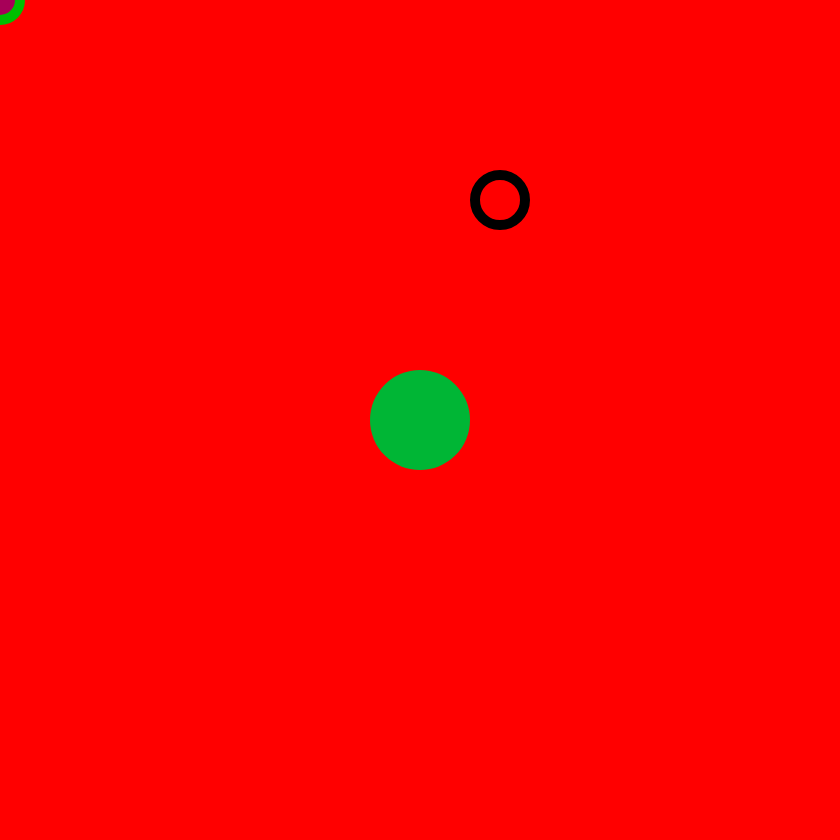
Frame 1 (no input)
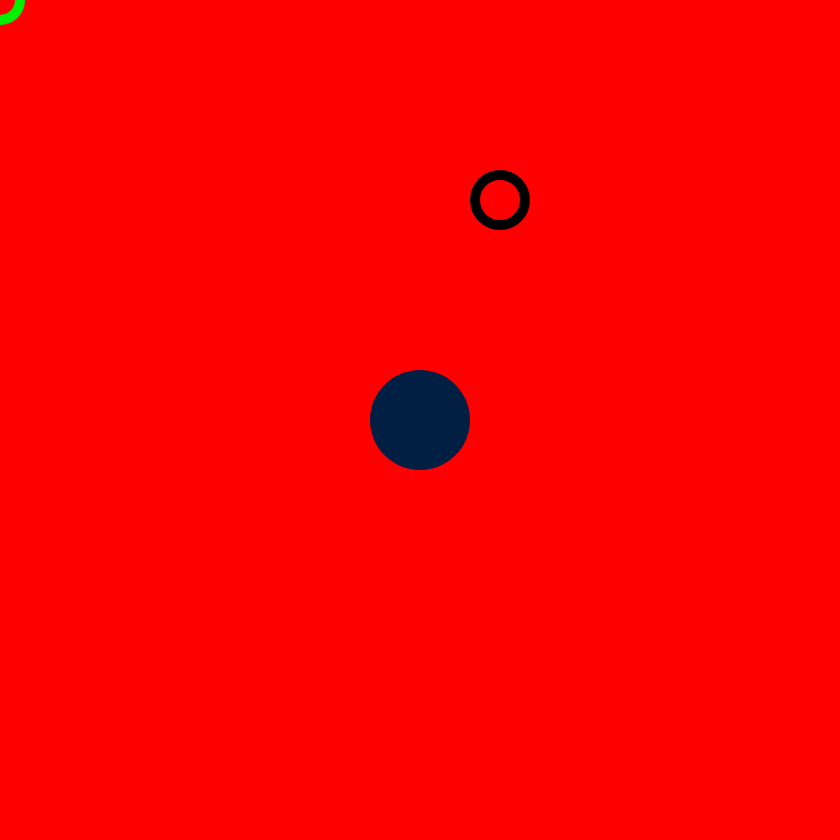
Frame 60 (no input)
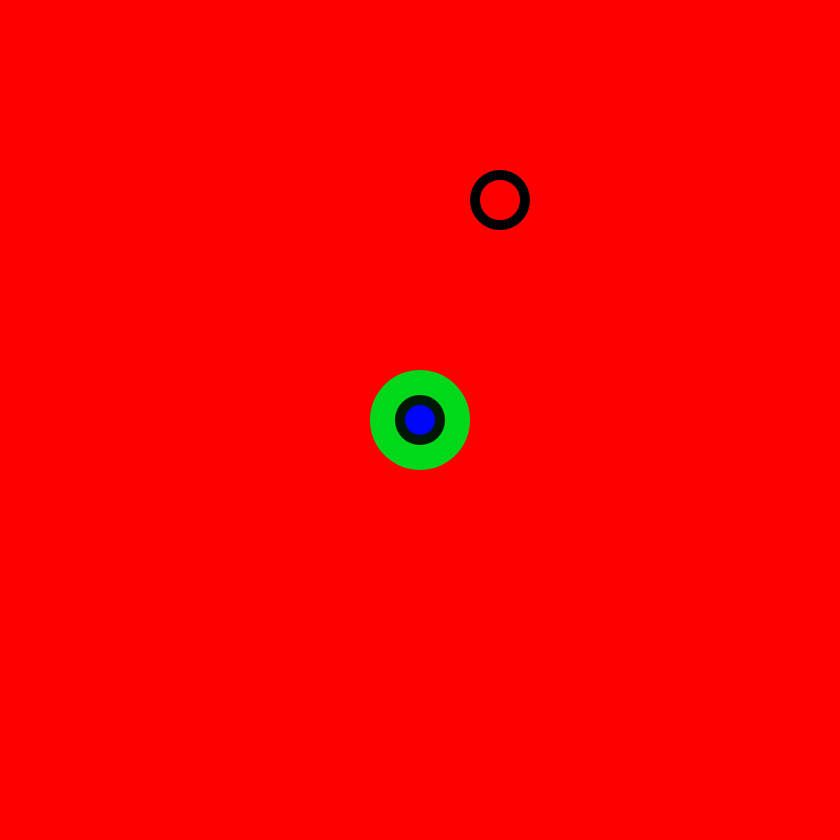
Frame 120 (the mouse pressed at the canvas centre since frame 60)

The p5.js sketch that drew these frames (run headless with seeded random() and noise() and a simulated clock; from frame 60 on, the mouse is pressed at the canvas centre):

// p5.js sketch
// ── sketch.js
//2016 07 10
//taller intro progra creativa p5.js
// aaron

//declarar
//esto existe
var myFirstVariable;

//variable for storing the 
//width of my center ellipse
var centerWidth = 100;
//version larga
var centerWidth;
centerWidth = 100;

//asignar
//darle un valor a algo que existe
myFirstVariable = 4;

//scope variable

//declaracion de la funcion setup
function setup() {
  //camelCase
  //crea un lienzo donde dibujar
  //sintaxis createCanvas(dimHor, dimVer);
  createCanvas(840, 840);
  //background pinta el color del fondo
  //argumentos 0 y 255
  // 1 arg: grayscale
  // 3 arg: R, G, B
  background(255, 0, 0);

  ellipseMode(CENTER);

  //default value of frameRate is 60
  frameRate(60);
  
  //noCursor();
}

function draw() {

  background(255, 0, 0);

  //drawMode de la ellipse1
  //ellipse1
  //noStroke();
  //sintaxis: ellipse(posX, posY, width, height)
  stroke(0);
  strokeWeight(10);
  noFill();
  ellipse(500, 200, 50, 50);

  //drawMode de la ellipse2
  //ellipse2
  noStroke();
  fill(0, random(255), random(255));
  ellipse(width/2, height / 2, centerWidth, centerWidth);

  var localVariable = 40;
  //drawMode de la ellipse3
  //ellipse3
  stroke(0, random(255), 0);
  
  fill(0, 0, 255, random(255));
  strokeWeight(10);
  ellipse(mouseX, mouseY, localVariable, localVariable);
  
  // for (var i = 0; i < 255; i++) {
  //   fill(0, i, 0);
  //   noStroke();
  //   ellipse(random(width), random(height), random(100), random(100));
  // }
  
  /*
  this is
  a multiline
  comment
  */
  
  // if (mouseIsPressed) {
  //   background(255, 0, 0);
  // } else {
  //   background(0, 255, 0);
  // }
  
}

//contador de clicks
var clicks = 0;

function mousePressed() {
  
  console.log("holaaa");
  console.log(clicks);
  clicks = clicks + 1;
  //clicks++;
}
